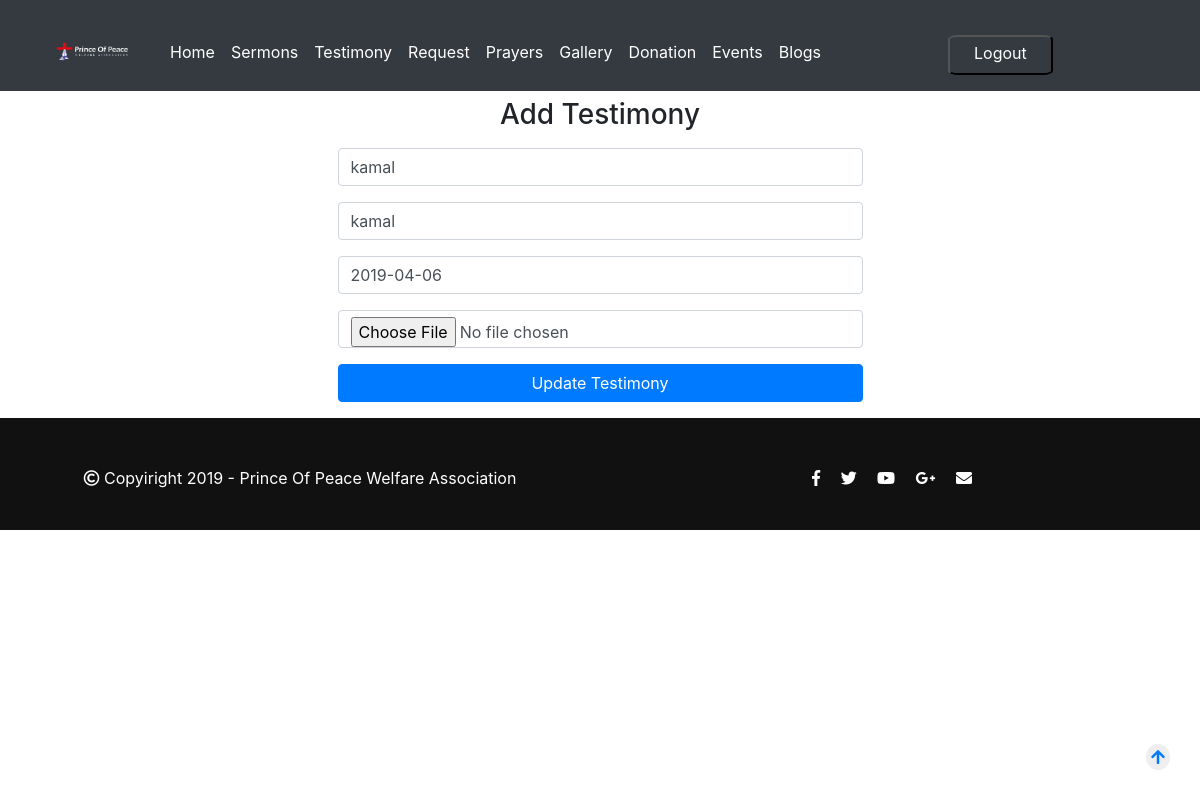
/admin/index.php?pg=updateTestimony&id=8&image=Chrysanthemum.jpg (signed in), run on the app's committed database.
### tables this page shows
CREATE TABLE `testimony` (
  `id` int(11) NOT NULL,
  `name` varchar(20) NOT NULL,
  `author` varchar(20) NOT NULL,
  `date` varchar(20) NOT NULL,
  `image` varchar(30) NOT NULL,
  `link` varchar(100) NOT NULL
);

### admin/include/functions.php (called while the page is built, shortened)
<?php
	function selectdatacon($col,$tbname,$where)
	{
		$selectqry="select $col from $tbname where $where";
		$result=mysqli_query($GLOBALS['con'],$selectqry) or die(mysqli_error($GLOBALS['con']));
		return $result;
	}
?>

### admin/pages/updateTestimony.php (the view, shortened to what this page needs)
<?php
$result=selectdatacon("*","testimony","id=".$_GET['id']);
$row=mysqli_fetch_assoc($result);
?>
<div class="container">
<div class="row">
<div class="col-md-3">
</div>
<div class="col-md-6">
<h3 class="text-center mt-3 mb-3">Add Testimony</h3>
<form method="post" enctype="multipart/form-data" >
<div class="form-group">
<input type="text" name="name" placeholder="Name" required="required" class="form-control" value="<?php echo $row['name']; ?>">
</div>
<div class="form-group">
<input type="text" name="author" placeholder="Author" required="required" class="form-control" value="<?php echo $row['author']; ?>">
</div>
<div class="form-group">
<input placeholder="Date" class="form-control" type="text" onfocus="(this.type='date')" onblur="(this.type='text')" id="date" name="date" value="<?php echo $row['date']; ?>">
</div>
<div class="form-group">
<input type="file" name="fileToUpload" class="form-control ">
</div>
<input type="submit" name="update_testimony" value="Update Testimony" class="btn btn-block btn-primary">
</form>
</div>
<div class="col-md-3">
</div>
</div>
</div>

### assets/css/custom/style.css (style rules this page uses)
.row { margin-left:0; margin-right:0; }
body { margin: 0; padding-top:82px; height:100%; }
.btn { transition:0.5s ease; }

### data on the page
testimony: name "kamal", author "kamal", date "2019-04-06"
